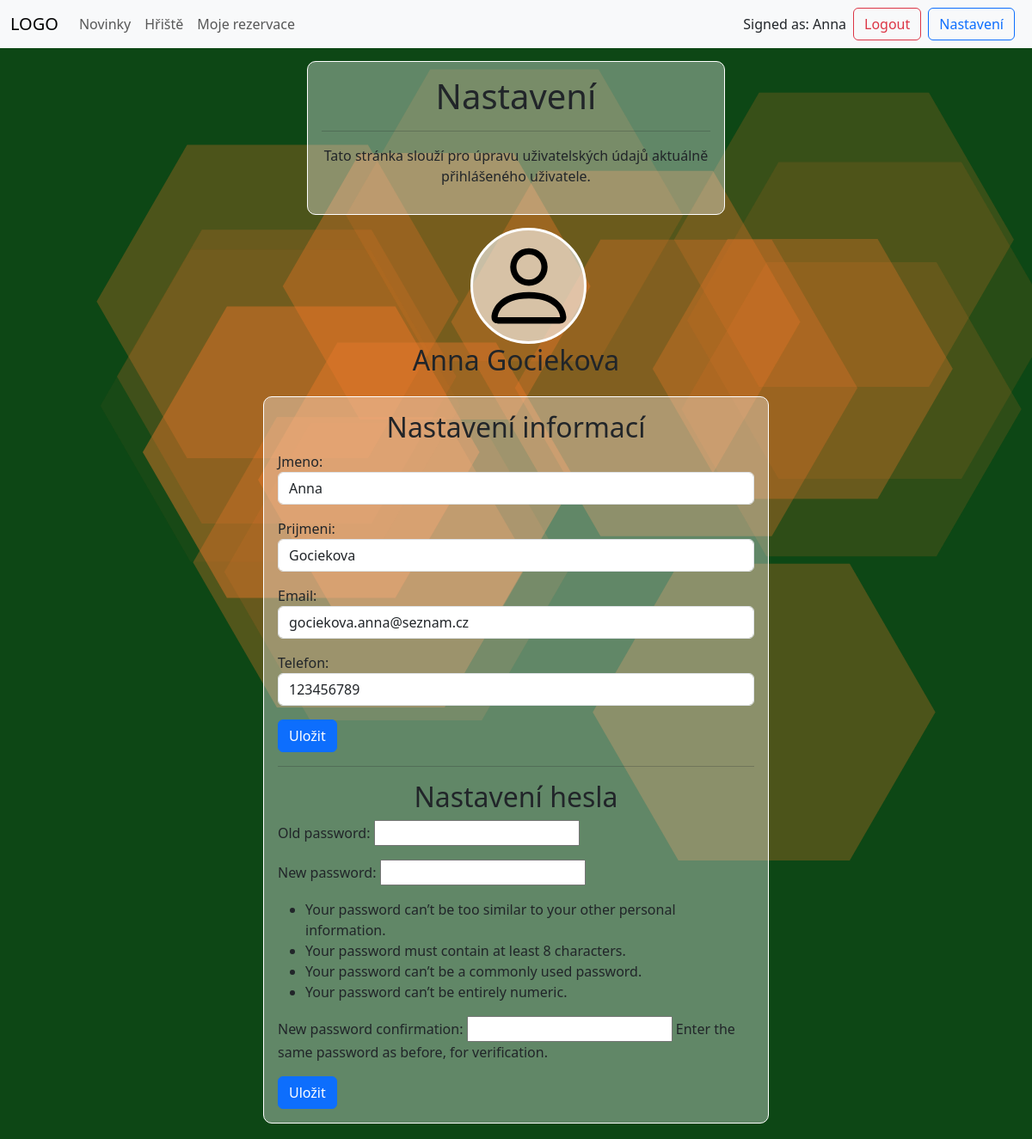
The page /profile/ (signed in) on the database its author committed.
### rezervace/models.py (models this page shows, shortened)
class Uzivatele(models.Model):
    id = models.AutoField(primary_key=True)
    user = models.OneToOneField(User, on_delete=models.CASCADE, related_name='uzivatele')
    jmeno = models.CharField(max_length=50)
    prijmeni = models.CharField(max_length=50)
    email = models.EmailField(max_length=100, unique=True)
    telefon = models.CharField(max_length=20)
    role = models.CharField(max_length=10, choices=ROLE_CHOICES, default='user')
    datum_reg = models.DateTimeField(default=timezone.now)
    posledni_aktualizace = models.DateTimeField(auto_now=True)
    typ_zakaznika = models.ForeignKey(TypZakaznika, on_delete=models.SET_NULL, null=True, related_name='uzivatele')

### rezervace/views.py (the view)
# urls.py: path("profile/",views.profile_view,name='profile')
@login_required
def profile_view(request):
    if request.method == 'POST':
        form = UserUpdateForm(request.POST, instance=request.user.uzivatele)
        form2 = PasswordChangeForm(request.user, request.POST)
        if 'change_info' in request.POST and form.is_valid():
            form.save()
            messages.success(request,"Informace byly změněny!")
            form = UserUpdateForm(instance=request.user.uzivatele)
            form2 = PasswordChangeForm(request.user)
            return render(request,'rezervace/profile.html',{'form':form, 'form2':form2})
        if 'change_password' in request.POST and form2.is_valid():
            user = form2.save()
            update_session_auth_hash(request, user)  # Aby uživatel zůstal přihlášen po změně hesla
            messages.success(request, 'Heslo bylo úspěšně změněno!')
            form = UserUpdateForm(instance=request.user.uzivatele)
            form2 = PasswordChangeForm(request.user)
            return render(request,'rezervace/profile.html',{'form':form, 'form2':form2})
    else:
        form = UserUpdateForm(instance=request.user.uzivatele)
        form2 = PasswordChangeForm(request.user)
    return render(request,'rezervace/profile.html',{'form':form, 'form2':form2})

### rezervace/forms.py
class UserUpdateForm(forms.ModelForm):
    class Meta:
        model = Uzivatele
        fields = ['jmeno', 'prijmeni', 'email', 'telefon']
    def __init__(self, *args, **kwargs):
        super(UserUpdateForm, self).__init__(*args, **kwargs)
        for field in self.fields.values():
            field.widget.attrs['class'] = 'form-control'

### templates/rezervace/profile.html (shortened to what this page needs)
<!DOCTYPE html>
<html lang="en">
<head>
    <link href="https://cdn.jsdelivr.net/npm/bootstrap@5.3.0/dist/css/bootstrap.min.css" rel="stylesheet">
    {% load static %}
    <link href="{% static './style.css' %}" rel="stylesheet">
</head>
<body style="background-color: #0D4715;">
    <div id="particles-js"></div>
    <nav class="navbar navbar-expand-lg navbar-light bg-light">
        <div class="container-fluid">
            <a class="navbar-brand" href="{% url 'index' %}">LOGO</a>
            <div class="collapse navbar-collapse" id="navbarNav">
                <ul class="navbar-nav me-auto mb-2 mb-lg-0">
                    <li class="nav-item">
                        <a class="nav-link" href="{% url 'index' %}">Novinky</a>
                    </li>
                    <li class="nav-item">
                        <a class="nav-link" href="{% url 'hriste' %}">Hřiště</a>
                    </li>
                    <li class="nav-item">
                        <a class="nav-link" href="{% url 'rezervace' %}">Moje rezervace</a>
                    </li>
                </ul>
                <div class="d-flex align-items-center">
                    {% if user.is_authenticated %}
                        <span class="me-2">Signed as: {{ user.uzivatele.jmeno }}</span>
                        <a href="{% url 'logout' %}" class="btn btn-outline-danger me-2">Logout</a>
                        <a href="{% url 'profile' %}" class="btn btn-outline-primary me-2">Nastavení</a>
                    {% else %}
                        <a href="{% url 'login' %}" class="btn btn-outline-primary me-2">Login</a>
                        <a href="{% url 'signup' %}" class="btn btn-primary">Sign up</a>
                    {% endif %}
                </div>
            </div>
        </div>
    </nav>
    <div class="row">
        <div class="col-sm-3">
        </div>
        <div class="col-sm-6">
            <div class="row" style="padding-top: 15px;">
                <div class="col-sm-1"></div>
                <div class="col-sm-10">
                    <div class="card" style="border-radius: 10px; border-width: 1px; border-color: white; background-color: rgba(255, 255, 255, 0.35);">
                        <div class="card-body" style="text-align: center; ">
                            <h1>Nastavení</h1>
                            <hr class="hr">
                            <p>
                                Tato stránka slouží pro úpravu uživatelských údajů
                                aktuálně přihlášeného uživatele.
                            </p>
                        </div>
                    </div>
                </div>
                <div class="col-sm-1"></div>
            </div>
            <div class="row" style="padding-left: 41%; padding-top: 15px;">
                <div class="col-sm-12 text-center">
                    <div class="avatar">
                        <img src="{% static 'person.svg' %}" alt="Avatar">
                    </div>
                </div>
            </div>
            <div class="row" style="text-align: center;">
                {% if user.is_authenticated %}
                            <h2>{{ user.uzivatele.jmeno }} {{ user.uzivatele.prijmeni }}</h2>
                        {% endif %}
            </div>
            <div class="row" style="padding-top: 15px;">
                <div class="col-sm-12">
                    <div class="card" style="border-radius: 10px; border-width: 1px; border-color: white; background-color: rgba(255, 255, 255, 0.35);">
                        <div class="card-body">
                            <h2 style="text-align: center;">Nastavení informací</h2>
                            <form method="post">
                                {{ form.as_p }}
                                <button class="btn btn-primary" type="submit"  name="change_info">Uložit</button>
                            </form>
                            <hr class="hr">
                            <h2 style="text-align: center;">Nastavení hesla</h2>
                            <form method="post">
                                {{ form2.as_p }}
                                <button class="btn btn-primary" type="submit"  name="change_password">Uložit</button>
                            </form>
                        </div>
                    </div>
                </div>
            </div>
        </div>
        <div class="col-sm-3">
        </div>
    </div>
</body>
</html>

### templates/rezervace/profile.html (style rules this page uses)
#particles-js { position: absolute; width: 100%; height: 100%; top: 0; left: 0; z-index: -1; }
.avatar { width: 135px; height: 135px; border-radius: 50%; background-color: rgba(255, 255, 255, 0.6); border: 3px solid #fff; display: flex; justify-content: center; align-items: center; overflow: hidden; }
.avatar img { width: 90%; height: auto; }

### rows shown on the page
Uzivatele: jmeno "Anna", prijmeni "Gociekova", email "gociekova.anna@seznam.cz", telefon "123456789"

### other values the page prints
{{ user.uzivatele.jmeno }} "Anna"
{{ user.uzivatele.prijmeni }} "Gociekova"
